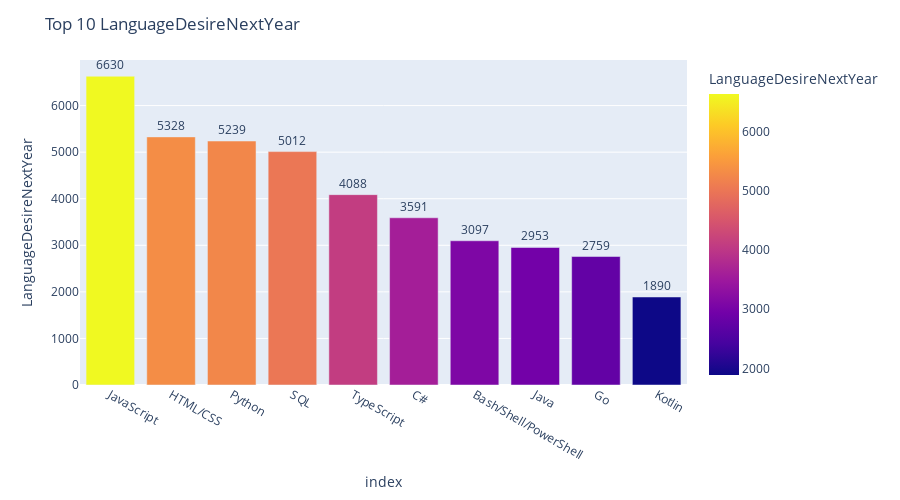

Notebook cell for this chart:
### Code cell
#Future Technology Trend

import pandas as pd
import plotly.express as px

# Load the data
df = pd.read_csv("C:/Users/minaj/Downloads/m5_survey_data_technologies_normalised.csv")

# Get the top 10 LanguageDesireNextYear
top10_lang = df['LanguageDesireNextYear'].value_counts().head(10)

# Create a bar chart
fig = px.bar(top10_lang, x=top10_lang.index, y='LanguageDesireNextYear',
             labels={'x': 'Language', 'y': 'Count'},
             color='LanguageDesireNextYear',
             height=500)

# Add value labels to the bars
fig.update_traces(texttemplate='%{y}', textposition='outside')

# Add a title to the chart
fig.update_layout(title='Top 10 LanguageDesireNextYear')

# Display the chart
fig.show()

### Figure 1 — Plotly figure (JSON) as saved in the notebook; plotly's stock layout.template omitted (floating-point values rounded to 4 significant figures)
{"data": [{"alignmentgroup": "True", "hovertemplate": "index=%{x}<br>LanguageDesireNextYear=%{marker.color}<extra></extra>", "legendgroup": "", "marker": {"color": [6630, 5328, 5239, 5012, 4088, 3591, 3097, 2953, 2759, 1890], "coloraxis": "coloraxis", "pattern": {"shape": ""}}, "name": "", "offsetgroup": "", "orientation": "v", "showlegend": false, "textposition": "outside", "texttemplate": "%{y}", "type": "bar", "x": ["JavaScript", "HTML/CSS", "Python", "SQL", "TypeScript", "C#", "Bash/Shell/PowerShell", "Java", "Go", "Kotlin"], "xaxis": "x", "y": [6630, 5328, 5239, 5012, 4088, 3591, 3097, 2953, 2759, 1890], "yaxis": "y"}], "layout": {"barmode": "relative", "coloraxis": {"colorbar": {"title": {"text": "LanguageDesireNextYear"}}, "colorscale": [[0, "#0d0887"], [0.1111, "#46039f"], [0.2222, "#7201a8"], [0.3333, "#9c179e"], [0.4444, "#bd3786"], [0.5556, "#d8576b"], [0.6667, "#ed7953"], [0.7778, "#fb9f3a"], [0.8889, "#fdca26"], [1, "#f0f921"]]}, "height": 500, "legend": {"tracegroupgap": 0}, "margin": {"t": 60}, "title": {"text": "Top 10 LanguageDesireNextYear"}, "xaxis": {"anchor": "y", "domain": [0, 1], "title": {"text": "index"}}, "yaxis": {"anchor": "x", "domain": [0, 1], "title": {"text": "LanguageDesireNextYear"}}}}
